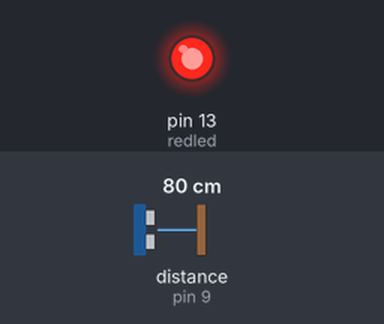
Recording of a sketch running on a simulated Arduino Uno, built with avr-gcc and run on an emulated ATmega328P. Shown: output pins drawn as LEDs (lit = HIGH). Wiring (inferred from the names in the program): ultrasonic range finder: trigger pin 8; echo pin 9. The test bench sets the inputs (shaded band); at power-on: distance to the obstacle (sensor on pin 9) 80 cm. The echo pulse lasts 58.3 µs per cm; the modem accepts every AT command (registered, SIM ready, sends succeed) and sends nothing else; pins used as bus, display or sensor lines are not drawn; what the sketch prints to the serial monitor is not drawn.

Above: at 0.2 s.
Timing chart, 0 to 1.7 s (numbered marks = the images above):
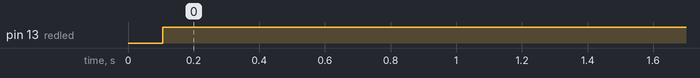

The sketch:

anti_theft.ino
```cpp
#include <SoftwareSerial.h>
SoftwareSerial mySerial(3, 2);
#define trigPin 8
#define echoPin 9
int redled = 13;

void setup() {
  randomSeed(analogRead(0));
  Serial.begin(9600);
  mySerial.begin(9600); // original 19200. While enter 9600 for sim900A
  Serial.println("Logging time completed!");
  pinMode(trigPin, OUTPUT);
  pinMode(echoPin, INPUT);
  pinMode(redled, OUTPUT);
  digitalWrite(redled, LOW);
  delay(100);
}

void loop() {
  long time_duration, distance_in_cm;
  digitalWrite(trigPin, LOW);
  delayMicroseconds(2);
  digitalWrite(trigPin, HIGH);
  delayMicroseconds(10);
  digitalWrite(trigPin, LOW);
  time_duration = pulseIn(echoPin, HIGH);
  distance_in_cm = time_duration / 29 / 2;

  Serial.print(distance_in_cm);
  Serial.println(" cm");

  // Ranging Distance − 2cm – 400 cm
  // if the distance is equal or more than 10 cm
  if (distance_in_cm >= 10) {
    digitalWrite(redled, HIGH);
    Serial.println("Motion detected!");
    Serial.println("Calling....");

    mySerial.println("AT"); // Handshake test with SIM900
    updateSerial();

    // Make a call (dial the phone number)
    mySerial.println("ATD+ZZXXXXXXXXXX;");  // Replace ZZ with country code and XXXXXXXXXX with phone number
    updateSerial();
    delay(20000); // wait for 20 seconds

    // Send SMS to the mobile number
    sendSMS("+ZZXXXXXXXXXX", "Motion detected!");  // Replace ZZ with country code and XXXXXXXXXX with the phone number

    // Hang up the call
    mySerial.println("ATH");
    updateSerial();

    delay(2000);
  } else {
    digitalWrite(redled, LOW);
  }
}

void sendSMS(String phoneNumber, String message) {
  mySerial.println("AT+CMGF=1"); // Set SMS to text mode
  updateSerial();

  mySerial.print("AT+CMGS=\"");
  mySerial.print(phoneNumber);
  mySerial.println("\""); // Send the phone number

  updateSerial();
  delay(500);

  mySerial.println(message); // Send the message
  updateSerial();

  mySerial.write(26);  // ASCII code for CTRL+Z to send the message
  updateSerial();
  delay(2000);
}

void updateSerial() {
  delay(500);
  while (Serial.available()) {
    mySerial.write(Serial.read()); // Forward what Serial received to Software Serial Port
  }
  while (mySerial.available()) {
    Serial.write(mySerial.read()); // Forward what Software Serial received to Serial Port
  }
}
```

Measured:
- by itself, pin 13 (redled): LOW → HIGH at 0.11 s
